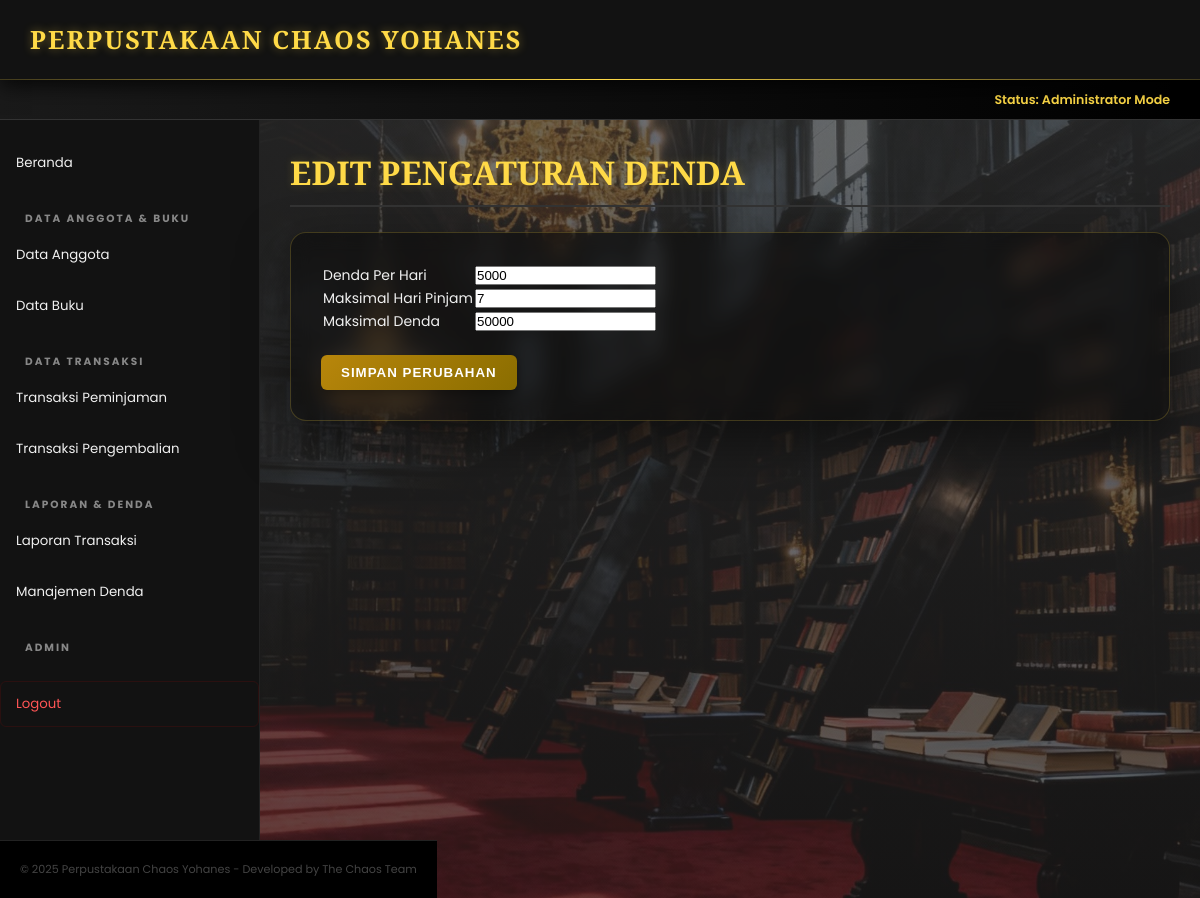
/index.php?p=denda-edit (signed in), run on the app's committed database.
### tables this page shows
CREATE TABLE `tbdenda` (
  `id_setting` INT(11) NOT NULL AUTO_INCREMENT,
  `denda_per_hari` INT(11) DEFAULT 5000,
  `maks_hari_pinjam` INT(11) DEFAULT 7,
  `maks_denda` INT(11) DEFAULT 50000,
  PRIMARY KEY (`id_setting`)
);

### pages/denda-edit.php (the view, shortened to what this page needs)
<?php
include "koneksi.php";
$q = mysqli_query($db, "SELECT * FROM tbdenda WHERE id_setting = 1");
$data = mysqli_fetch_array($q);
?>
<div id="label-page"><h3>Edit Pengaturan Denda</h3></div>
<div id="content">
<form method="post">
<table id="tabel-input">
    <tr>
        <td>Denda Per Hari</td>
        <td><input type="number" name="denda_per_hari"
                   value="<?= $data['denda_per_hari']; ?>" required></td>
    </tr>
    <tr>
        <td>Maksimal Hari Pinjam</td>
        <td><input type="number" name="maks_hari_pinjam"
                   value="<?= $data['maks_hari_pinjam']; ?>" required></td>
    </tr>
    <tr>
        <td>Maksimal Denda</td>
        <td><input type="number" name="maks_denda"
                   value="<?= $data['maks_denda']; ?>" required></td>
    </tr>
</table>
<br>
<input type="submit" name="simpan" value="Simpan Perubahan" class="tombol">
</form>
</div>

### style.css (style rules this page uses)
:root { --bg-core: #050505; --bg-surface: #121212; --bg-glass: rgba(20, 20, 20, 0.9); --gold-primary: #ffda47; --gold-dark: #b8860b; --danger-red: #8a0000; --danger-glow: #ff1100; --text-main: #f0f0f0; --text-muted: #888888; --accent-glow: 0 0 15px rgba(255, 218, 71, 0.3); }
* { margin: 0; padding: 0; box-sizing: border-box; transition: all 0.3s cubic-bezier(0.4, 0, 0.2, 1); }
body { font-family: 'Poppins', sans-serif; font-size: 14px; color: var(--text-main); background-color: #050505; background-image: linear-gradient(rgba(52, 52, 52, 0.7), rgba(31, 30, 30, 0.7)), url('images/lorong.jpeg'); background-attachment: fixed; background-position: center; background-size: cover; background-repeat: no-repeat; min-height: 100vh; }
#label-page { font-family: 'Cinzel', serif; font-size: 2em; color: var(--gold-primary); margin-bottom: 25px; padding-bottom: 10px; border-bottom: 2px solid #333; text-transform: uppercase; text-shadow: 0 0 10px rgba(255, 218, 71, 0.2); }
#content { background: rgba(0, 0, 0, 0.4); backdrop-filter: blur(10px); -webkit-backdrop-filter: blur(10px); border: 1px solid rgba(255, 218, 71, 0.2); box-shadow: 0 20px 50px 0 rgba(0, 0, 0, 0.5); padding: 30px; border-radius: 16px; width: 100% !important; }
.tombol, input[type="submit"] { display: inline-block; padding: 10px 20px; background: linear-gradient(135deg, var(--gold-dark), #8a6d00); color: #fff; text-decoration: none; border-radius: 6px; font-weight: 600; text-transform: uppercase; letter-spacing: 1px; border: none; cursor: pointer; box-shadow: 0 4px 10px rgba(0,0,0,0.3); }
#content, .table-responsive, #tabel-tampil, .tombol-tambah-container { width: 100% !important; box-sizing: border-box; }

### data on the page
tbdenda: denda_per_hari "5000", maks_hari_pinjam "7", maks_denda "50000"
